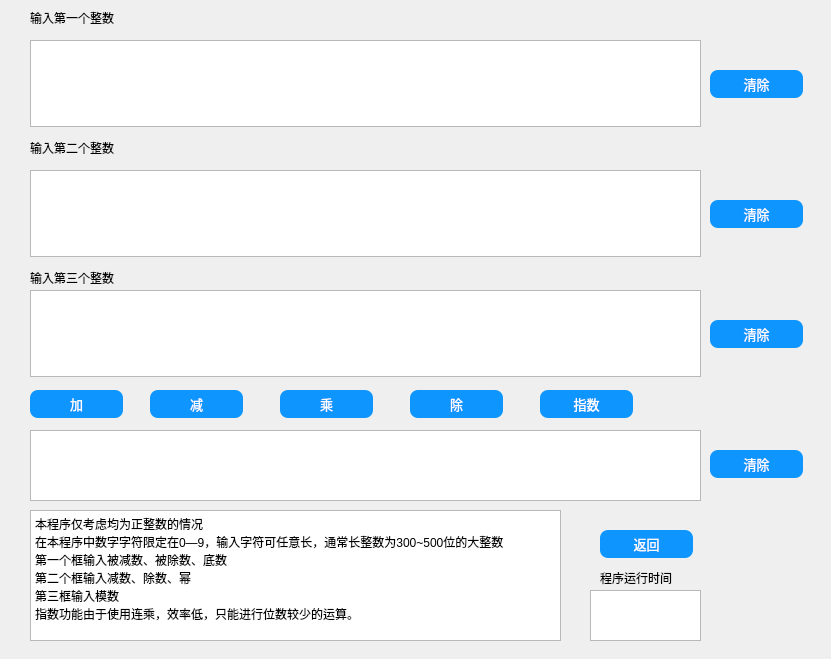
<?xml version="1.0" encoding="UTF-8"?>
<ui version="4.0">
 <class>calculate1</class>
 <widget class="QDialog" name="calculate1">
  <property name="geometry">
   <rect>
    <x>0</x>
    <y>0</y>
    <width>831</width>
    <height>659</height>
   </rect>
  </property>
  <property name="windowTitle">
   <string>Dialog</string>
  </property>
  <widget class="QLabel" name="label">
   <property name="geometry">
    <rect>
     <x>30</x>
     <y>10</y>
     <width>111</width>
     <height>16</height>
    </rect>
   </property>
   <property name="text">
    <string>输入第一个整数</string>
   </property>
  </widget>
  <widget class="QTextEdit" name="textEdit">
   <property name="geometry">
    <rect>
     <x>30</x>
     <y>40</y>
     <width>671</width>
     <height>87</height>
    </rect>
   </property>
  </widget>
  <widget class="QLabel" name="label_2">
   <property name="geometry">
    <rect>
     <x>30</x>
     <y>140</y>
     <width>211</width>
     <height>16</height>
    </rect>
   </property>
   <property name="text">
    <string>输入第二个整数</string>
   </property>
  </widget>
  <widget class="QTextEdit" name="textEdit_2">
   <property name="geometry">
    <rect>
     <x>30</x>
     <y>170</y>
     <width>671</width>
     <height>87</height>
    </rect>
   </property>
  </widget>
  <widget class="QLabel" name="label_3">
   <property name="geometry">
    <rect>
     <x>30</x>
     <y>270</y>
     <width>541</width>
     <height>16</height>
    </rect>
   </property>
   <property name="text">
    <string>输入第三个整数</string>
   </property>
  </widget>
  <widget class="QTextEdit" name="textEdit_3">
   <property name="geometry">
    <rect>
     <x>30</x>
     <y>290</y>
     <width>671</width>
     <height>87</height>
    </rect>
   </property>
  </widget>
  <widget class="QPushButton" name="pushButton">
   <property name="geometry">
    <rect>
     <x>30</x>
     <y>390</y>
     <width>93</width>
     <height>28</height>
    </rect>
   </property>
   <property name="styleSheet">
    <string notr="true">/*按钮普通态*/
QPushButton
{
    /*字体为微软雅黑*/
    font-family:Microsoft Yahei;
    /*字体大小为20点*/
    font-size:10pt;
    /*字体颜色为白色*/    
    color:white;
    /*背景颜色*/  
    background-color:rgb(14 , 150 , 254);
    /*边框圆角半径为8像素*/ 
    border-radius:8px;
}

/*按钮停留态*/
QPushButton:hover
{
    /*背景颜色*/  
    background-color:rgb(44 , 137 , 255);
}

/*按钮按下态*/
QPushButton:pressed
{
    /*背景颜色*/  
    background-color:rgb(14 , 135 , 228);
    /*左内边距为3像素，让按下时字向右移动3像素*/  
    padding-left:3px;
    /*上内边距为3像素，让按下时字向下移动3像素*/  
    padding-top:3px;
}</string>
   </property>
   <property name="text">
    <string>加</string>
   </property>
  </widget>
  <widget class="QPushButton" name="pushButton_2">
   <property name="geometry">
    <rect>
     <x>150</x>
     <y>390</y>
     <width>93</width>
     <height>28</height>
    </rect>
   </property>
   <property name="styleSheet">
    <string notr="true">/*按钮普通态*/
QPushButton
{
    /*字体为微软雅黑*/
    font-family:Microsoft Yahei;
    /*字体大小为20点*/
    font-size:10pt;
    /*字体颜色为白色*/    
    color:white;
    /*背景颜色*/  
    background-color:rgb(14 , 150 , 254);
    /*边框圆角半径为8像素*/ 
    border-radius:8px;
}

/*按钮停留态*/
QPushButton:hover
{
    /*背景颜色*/  
    background-color:rgb(44 , 137 , 255);
}

/*按钮按下态*/
QPushButton:pressed
{
    /*背景颜色*/  
    background-color:rgb(14 , 135 , 228);
    /*左内边距为3像素，让按下时字向右移动3像素*/  
    padding-left:3px;
    /*上内边距为3像素，让按下时字向下移动3像素*/  
    padding-top:3px;
}</string>
   </property>
   <property name="text">
    <string>减</string>
   </property>
  </widget>
  <widget class="QPushButton" name="pushButton_3">
   <property name="geometry">
    <rect>
     <x>280</x>
     <y>390</y>
     <width>93</width>
     <height>28</height>
    </rect>
   </property>
   <property name="styleSheet">
    <string notr="true">/*按钮普通态*/
QPushButton
{
    /*字体为微软雅黑*/
    font-family:Microsoft Yahei;
    /*字体大小为20点*/
    font-size:10pt;
    /*字体颜色为白色*/    
    color:white;
    /*背景颜色*/  
    background-color:rgb(14 , 150 , 254);
    /*边框圆角半径为8像素*/ 
    border-radius:8px;
}

/*按钮停留态*/
QPushButton:hover
{
    /*背景颜色*/  
    background-color:rgb(44 , 137 , 255);
}

/*按钮按下态*/
QPushButton:pressed
{
    /*背景颜色*/  
    background-color:rgb(14 , 135 , 228);
    /*左内边距为3像素，让按下时字向右移动3像素*/  
    padding-left:3px;
    /*上内边距为3像素，让按下时字向下移动3像素*/  
    padding-top:3px;
}</string>
   </property>
   <property name="text">
    <string>乘</string>
   </property>
  </widget>
  <widget class="QPushButton" name="pushButton_4">
   <property name="geometry">
    <rect>
     <x>410</x>
     <y>390</y>
     <width>93</width>
     <height>28</height>
    </rect>
   </property>
   <property name="styleSheet">
    <string notr="true">/*按钮普通态*/
QPushButton
{
    /*字体为微软雅黑*/
    font-family:Microsoft Yahei;
    /*字体大小为20点*/
    font-size:10pt;
    /*字体颜色为白色*/    
    color:white;
    /*背景颜色*/  
    background-color:rgb(14 , 150 , 254);
    /*边框圆角半径为8像素*/ 
    border-radius:8px;
}

/*按钮停留态*/
QPushButton:hover
{
    /*背景颜色*/  
    background-color:rgb(44 , 137 , 255);
}

/*按钮按下态*/
QPushButton:pressed
{
    /*背景颜色*/  
    background-color:rgb(14 , 135 , 228);
    /*左内边距为3像素，让按下时字向右移动3像素*/  
    padding-left:3px;
    /*上内边距为3像素，让按下时字向下移动3像素*/  
    padding-top:3px;
}</string>
   </property>
   <property name="text">
    <string>除</string>
   </property>
  </widget>
  <widget class="QPushButton" name="pushButton_5">
   <property name="geometry">
    <rect>
     <x>540</x>
     <y>390</y>
     <width>93</width>
     <height>28</height>
    </rect>
   </property>
   <property name="styleSheet">
    <string notr="true">/*按钮普通态*/
QPushButton
{
    /*字体为微软雅黑*/
    font-family:Microsoft Yahei;
    /*字体大小为20点*/
    font-size:10pt;
    /*字体颜色为白色*/    
    color:white;
    /*背景颜色*/  
    background-color:rgb(14 , 150 , 254);
    /*边框圆角半径为8像素*/ 
    border-radius:8px;
}

/*按钮停留态*/
QPushButton:hover
{
    /*背景颜色*/  
    background-color:rgb(44 , 137 , 255);
}

/*按钮按下态*/
QPushButton:pressed
{
    /*背景颜色*/  
    background-color:rgb(14 , 135 , 228);
    /*左内边距为3像素，让按下时字向右移动3像素*/  
    padding-left:3px;
    /*上内边距为3像素，让按下时字向下移动3像素*/  
    padding-top:3px;
}</string>
   </property>
   <property name="text">
    <string>指数</string>
   </property>
  </widget>
  <widget class="QTextBrowser" name="textBrowser">
   <property name="geometry">
    <rect>
     <x>30</x>
     <y>430</y>
     <width>671</width>
     <height>71</height>
    </rect>
   </property>
  </widget>
  <widget class="QTextBrowser" name="textBrowser_2">
   <property name="geometry">
    <rect>
     <x>30</x>
     <y>510</y>
     <width>531</width>
     <height>131</height>
    </rect>
   </property>
   <property name="html">
    <string>&lt;!DOCTYPE HTML PUBLIC &quot;-//W3C//DTD HTML 4.0//EN&quot; &quot;http://www.w3.org/TR/REC-html40/strict.dtd&quot;&gt;
&lt;html&gt;&lt;head&gt;&lt;meta name=&quot;qrichtext&quot; content=&quot;1&quot; /&gt;&lt;style type=&quot;text/css&quot;&gt;
p, li { white-space: pre-wrap; }
&lt;/style&gt;&lt;/head&gt;&lt;body style=&quot; font-family:'SimSun'; font-size:9pt; font-weight:400; font-style:normal;&quot;&gt;
&lt;p style=&quot; margin-top:0px; margin-bottom:0px; margin-left:0px; margin-right:0px; -qt-block-indent:0; text-indent:0px;&quot;&gt;本程序仅考虑均为正整数的情况&lt;/p&gt;
&lt;p style=&quot; margin-top:0px; margin-bottom:0px; margin-left:0px; margin-right:0px; -qt-block-indent:0; text-indent:0px;&quot;&gt;&lt;span style=&quot; font-family:'宋体'; color:#000000;&quot;&gt;在本程序中数字字符限定在0—9，输入字符可任意长，通常长整数为300~500位的大整数&lt;/span&gt;&lt;/p&gt;
&lt;p style=&quot; margin-top:0px; margin-bottom:0px; margin-left:0px; margin-right:0px; -qt-block-indent:0; text-indent:0px;&quot;&gt;第一个框输入被减数、被除数、底数&lt;/p&gt;
&lt;p style=&quot; margin-top:0px; margin-bottom:0px; margin-left:0px; margin-right:0px; -qt-block-indent:0; text-indent:0px;&quot;&gt;第二个框输入减数、除数、幂&lt;/p&gt;
&lt;p style=&quot; margin-top:0px; margin-bottom:0px; margin-left:0px; margin-right:0px; -qt-block-indent:0; text-indent:0px;&quot;&gt;第三框输入模数&lt;/p&gt;
&lt;p style=&quot; margin-top:0px; margin-bottom:0px; margin-left:0px; margin-right:0px; -qt-block-indent:0; text-indent:0px;&quot;&gt;指数功能由于使用连乘，效率低，只能进行位数较少的运算。&lt;/p&gt;&lt;/body&gt;&lt;/html&gt;</string>
   </property>
  </widget>
  <widget class="QPushButton" name="pushButton_6">
   <property name="geometry">
    <rect>
     <x>600</x>
     <y>530</y>
     <width>93</width>
     <height>28</height>
    </rect>
   </property>
   <property name="styleSheet">
    <string notr="true">/*按钮普通态*/
QPushButton
{
    /*字体为微软雅黑*/
    font-family:Microsoft Yahei;
    /*字体大小为20点*/
    font-size:10pt;
    /*字体颜色为白色*/    
    color:white;
    /*背景颜色*/  
    background-color:rgb(14 , 150 , 254);
    /*边框圆角半径为8像素*/ 
    border-radius:8px;
}

/*按钮停留态*/
QPushButton:hover
{
    /*背景颜色*/  
    background-color:rgb(44 , 137 , 255);
}

/*按钮按下态*/
QPushButton:pressed
{
    /*背景颜色*/  
    background-color:rgb(14 , 135 , 228);
    /*左内边距为3像素，让按下时字向右移动3像素*/  
    padding-left:3px;
    /*上内边距为3像素，让按下时字向下移动3像素*/  
    padding-top:3px;
}</string>
   </property>
   <property name="text">
    <string>返回</string>
   </property>
  </widget>
  <widget class="QPushButton" name="pushButton_7">
   <property name="geometry">
    <rect>
     <x>710</x>
     <y>70</y>
     <width>93</width>
     <height>28</height>
    </rect>
   </property>
   <property name="styleSheet">
    <string notr="true">/*按钮普通态*/
QPushButton
{
    /*字体为微软雅黑*/
    font-family:Microsoft Yahei;
    /*字体大小为20点*/
    font-size:10pt;
    /*字体颜色为白色*/    
    color:white;
    /*背景颜色*/  
    background-color:rgb(14 , 150 , 254);
    /*边框圆角半径为8像素*/ 
    border-radius:8px;
}

/*按钮停留态*/
QPushButton:hover
{
    /*背景颜色*/  
    background-color:rgb(44 , 137 , 255);
}

/*按钮按下态*/
QPushButton:pressed
{
    /*背景颜色*/  
    background-color:rgb(14 , 135 , 228);
    /*左内边距为3像素，让按下时字向右移动3像素*/  
    padding-left:3px;
    /*上内边距为3像素，让按下时字向下移动3像素*/  
    padding-top:3px;
}</string>
   </property>
   <property name="text">
    <string>清除</string>
   </property>
  </widget>
  <widget class="QPushButton" name="pushButton_8">
   <property name="geometry">
    <rect>
     <x>710</x>
     <y>200</y>
     <width>93</width>
     <height>28</height>
    </rect>
   </property>
   <property name="styleSheet">
    <string notr="true">/*按钮普通态*/
QPushButton
{
    /*字体为微软雅黑*/
    font-family:Microsoft Yahei;
    /*字体大小为20点*/
    font-size:10pt;
    /*字体颜色为白色*/    
    color:white;
    /*背景颜色*/  
    background-color:rgb(14 , 150 , 254);
    /*边框圆角半径为8像素*/ 
    border-radius:8px;
}

/*按钮停留态*/
QPushButton:hover
{
    /*背景颜色*/  
    background-color:rgb(44 , 137 , 255);
}

/*按钮按下态*/
QPushButton:pressed
{
    /*背景颜色*/  
    background-color:rgb(14 , 135 , 228);
    /*左内边距为3像素，让按下时字向右移动3像素*/  
    padding-left:3px;
    /*上内边距为3像素，让按下时字向下移动3像素*/  
    padding-top:3px;
}</string>
   </property>
   <property name="text">
    <string>清除</string>
   </property>
  </widget>
  <widget class="QPushButton" name="pushButton_9">
   <property name="geometry">
    <rect>
     <x>710</x>
     <y>320</y>
     <width>93</width>
     <height>28</height>
    </rect>
   </property>
   <property name="styleSheet">
    <string notr="true">/*按钮普通态*/
QPushButton
{
    /*字体为微软雅黑*/
    font-family:Microsoft Yahei;
    /*字体大小为20点*/
    font-size:10pt;
    /*字体颜色为白色*/    
    color:white;
    /*背景颜色*/  
    background-color:rgb(14 , 150 , 254);
    /*边框圆角半径为8像素*/ 
    border-radius:8px;
}

/*按钮停留态*/
QPushButton:hover
{
    /*背景颜色*/  
    background-color:rgb(44 , 137 , 255);
}

/*按钮按下态*/
QPushButton:pressed
{
    /*背景颜色*/  
    background-color:rgb(14 , 135 , 228);
    /*左内边距为3像素，让按下时字向右移动3像素*/  
    padding-left:3px;
    /*上内边距为3像素，让按下时字向下移动3像素*/  
    padding-top:3px;
}</string>
   </property>
   <property name="text">
    <string>清除</string>
   </property>
  </widget>
  <widget class="QPushButton" name="pushButton_10">
   <property name="geometry">
    <rect>
     <x>710</x>
     <y>450</y>
     <width>93</width>
     <height>28</height>
    </rect>
   </property>
   <property name="styleSheet">
    <string notr="true">/*按钮普通态*/
QPushButton
{
    /*字体为微软雅黑*/
    font-family:Microsoft Yahei;
    /*字体大小为20点*/
    font-size:10pt;
    /*字体颜色为白色*/    
    color:white;
    /*背景颜色*/  
    background-color:rgb(14 , 150 , 254);
    /*边框圆角半径为8像素*/ 
    border-radius:8px;
}

/*按钮停留态*/
QPushButton:hover
{
    /*背景颜色*/  
    background-color:rgb(44 , 137 , 255);
}

/*按钮按下态*/
QPushButton:pressed
{
    /*背景颜色*/  
    background-color:rgb(14 , 135 , 228);
    /*左内边距为3像素，让按下时字向右移动3像素*/  
    padding-left:3px;
    /*上内边距为3像素，让按下时字向下移动3像素*/  
    padding-top:3px;
}</string>
   </property>
   <property name="text">
    <string>清除</string>
   </property>
  </widget>
  <widget class="QLabel" name="label_4">
   <property name="geometry">
    <rect>
     <x>600</x>
     <y>570</y>
     <width>101</width>
     <height>16</height>
    </rect>
   </property>
   <property name="text">
    <string>程序运行时间</string>
   </property>
  </widget>
  <widget class="QTextBrowser" name="textBrowser_3">
   <property name="geometry">
    <rect>
     <x>590</x>
     <y>590</y>
     <width>111</width>
     <height>51</height>
    </rect>
   </property>
  </widget>
 </widget>
 <resources/>
 <connections/>
</ui>
